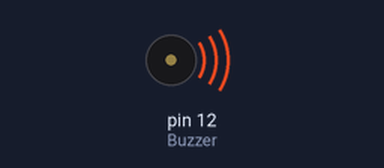
Bench run of a sketch on a simulated Arduino Uno, built with avr-gcc and run on an emulated ATmega328P. Shown: buzzer (waves = sounding, pin HIGH).

Above: at 1.5 s.
At 3.5 s:
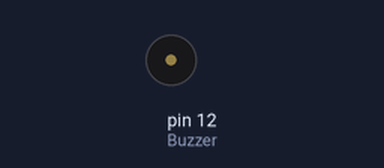
Timing chart, 0 to 6.6 s (numbered marks = the images above):
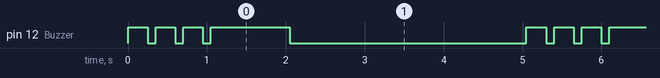

The sketch:

tocarbuzzer.ino
```cpp
const int Buzzer = 12;
int tocar = 0;
void setup() {
 pinMode(Buzzer, OUTPUT);

}

void loop() {

while(tocar < 50){
  // do something repetitive 200 times
  digitalWrite(Buzzer,HIGH);
delay(250);
digitalWrite(Buzzer,LOW);
delay(100);
digitalWrite(Buzzer,HIGH);
delay(250);
digitalWrite(Buzzer,LOW);
delay(100);
digitalWrite(Buzzer,HIGH);
delay(250);
digitalWrite(Buzzer,LOW);
delay(100);
digitalWrite(Buzzer,HIGH);
delay(1000);
digitalWrite(Buzzer, LOW);
  delay(3000);
  }
}
```

Measured:
- by itself, pin 12 (Buzzer): repeats every 5.1 s: 2 × (LOW 0.10 s, HIGH 0.25 s), LOW 0.10 s, HIGH 1.0 s, LOW 3.0 s, HIGH 0.25 s
- by itself, everything shown: repeats every 5.1 s, in 8 steps
